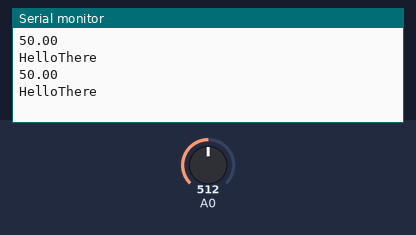
The sketch below on a simulated Arduino Uno, built with avr-gcc and run on an emulated ATmega328P. Parts: the last lines printed to the serial monitor. The test bench sets the inputs (shaded band); at power-on: A0 = 512.

Above: at 2.8 s.
2.9 s: A0 set to 716
At 5.2 s:
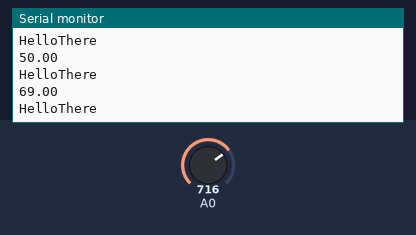
5.6 s: A0 set to 900
At 6.7 s:
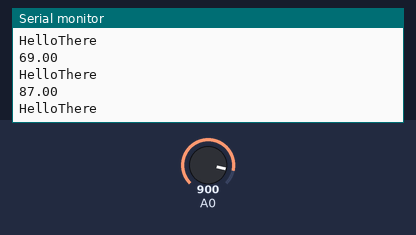
Timing chart, 0 to 8.6 s (numbered marks = the images above; inputs shaded):
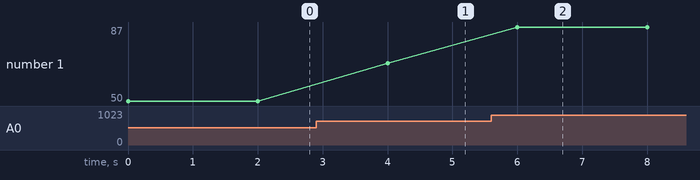

Measured:
- after the input at 2.9 s, the serial monitor: prints a new line after 1.1 s (image 1)
- after the input at 5.6 s, the serial monitor: prints a new line after 0.40 s (image 2)
- plotted number 1: 50 → 69 after the input at 2.9 s, 69 → 87 after the input at 5.6 s

The sketch:

analogInput.ino
```cpp
void setup() {
  // initialize serial communication at 9600 bits per second:
  Serial.begin(9600);
}

void loop() {
  // read the input on analog pin 0:
  int sensorValue = analogRead(0);
  // map the value between 0 to 100 :
  float val = map(sensorValue,0,1023,0,100); // note the map function
  // print out the value :
  Serial.println(val);
  Serial.print("Hello");
  Serial.println("There");
  delay(2000);
}
```
